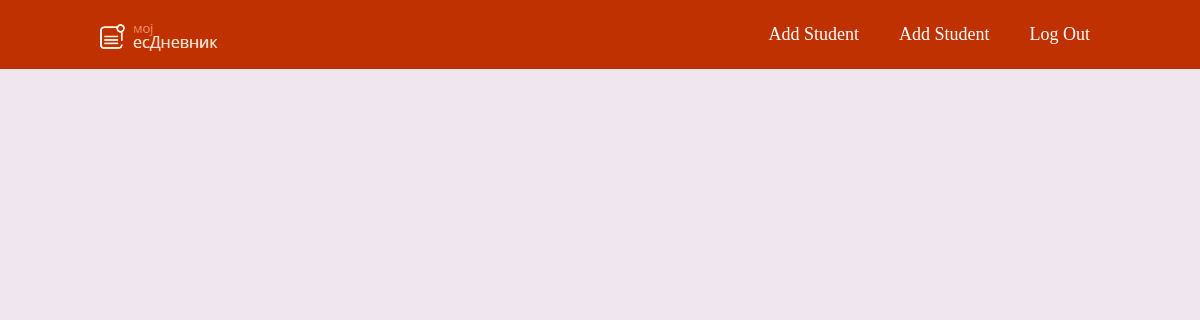
/admin_stranice/show_pages/all_students_grade.php?razredID=2, run on an earlier commit of the app's database.
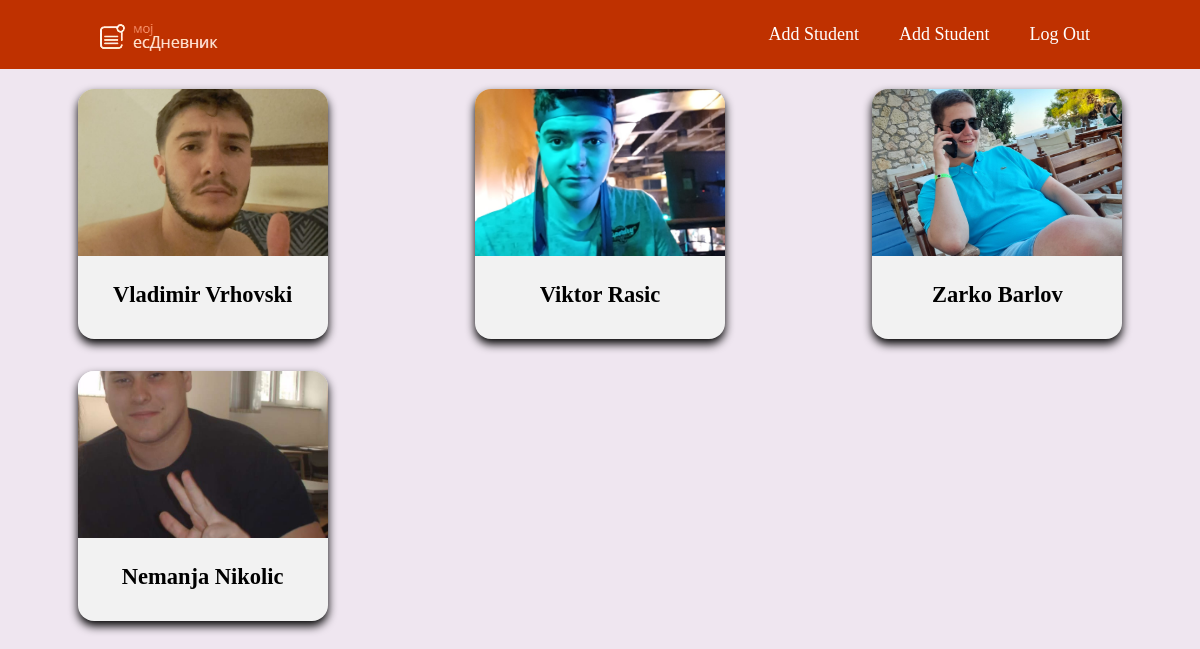
And on a later commit of the database.
### tables this page shows
CREATE TABLE `student` (
  `studentID` int(11) NOT NULL,
  `name` varchar(255) NOT NULL,
  `surname` varchar(255) NOT NULL,
  `date_of_birth` date NOT NULL,
  `adress` varchar(255) NOT NULL,
  `gender` varchar(10) NOT NULL COMMENT 'Moze samo u formatu "Musko" ili "Zensko"',
  `email` varchar(255) NOT NULL,
  `parent_name` varchar(255) NOT NULL,
  `razredID` int(11) DEFAULT NULL,
  `odeljenjeID` int(11) DEFAULT NULL,
  `photo_path` varchar(255) DEFAULT NULL
);

### classes/Student.php (called while the page is built, shortened)
<?php
class Student{
    protected $conn;
    public function __construct(){
        global $conn;
        $this->conn = $conn;
    }
    public function getStudents($razredID, $odeljenjeID = null){
            if($odeljenjeID != null){
                $sql = "SELECT * FROM student WHERE razredID = ? AND odeljenjeID = ?";
                $run = $this->conn->prepare($sql);
                $run->bind_param('ii', $razredID, $odeljenjeID);
                $run->execute();
                $results = $run->get_result();
                $results = $results->fetch_all(MYSQLI_ASSOC);
                return $results;
            }
            else{
                $sql = "SELECT * FROM student WHERE razredID = ?";
                $run = $this->conn->prepare($sql);
                $run->bind_param('i', $razredID);
                $run->execute();
                $results = $run->get_result();
                $results = $results->fetch_all(MYSQLI_ASSOC);
                return $results;
            }
    }
}

### admin_stranice/show_pages/all_students_grade.php (the view, shortened to what this page needs)
<?php
    require_once "../../config/config.php";
    require_once "../../classes/Student.php";
    $razredID = $_GET['razredID'];
    $student = new Student();
    $results = $student->getStudents($razredID);
?>
<!DOCTYPE html>
<html lang="en">
<head>
    <link rel="stylesheet" href="../admin_css/admin_show.css">
</head>
<body>
    <header>
        <nav>
            <div class="navbar-container">
                <a href="../admin_dashboard.php">
                    <div class="logo">
                        <img src="/e-dnevnik/assets/site_images/esdnevnik-logo.png" alt="">
                    </div>
                </a>
                <div class="menu">
                    <a href="../add_pages/add_student.php>" target="_self" rel="noopener noreferrer" class="nav-link">
                        <div class="menu-div">
                                Add student
                        </div>
                    </a>
                    <a href="../add_pages/add_predmet.php>" target="_self" rel="noopener noreferrer" class="nav-link">
                        <div class="menu-div">
                                Add student
                        </div>
                    </a>
                    <a href="/e-dnevnik/sign_out.php" target="_self" rel="noopener noreferrer" class="nav-link">
                        <div class="menu-div">
                            Log Out
                        </div>
                    </a>
                </div>
            </div>
        </nav>
    </header>
    <div class="container">
    <div class="student-card-wrapper">
            <?php
                foreach ($results as $result) :?>
                <a class="student-card-link" href="student_page.php?studentID=<?= $result["studentID"]?>">
					<div class="student-card">
						<div class="student-card-img" style="background-image: url(<?php if($result["photo_path"] == null){
								echo "../.." . "/e-dnevnik/assets/user_images/default_user_image.png";
							} else {
								echo "../../assets/user_images/" . $result["photo_path"];
							}
							?>)" >
						</div>
						<div class="student-card-text">
							<h2><?=$result["name"] . " " . $result["surname"]?></h2>
						</div>
					</div>
				</a>
            <?php endforeach;?>
        </div>
    </div>
</body>
</html>

### admin_stranice/admin_css/admin_show.css (style rules this page uses)
body { background-color: #EFE6F0; margin: 0; }
.container { max-width: 1200px; display: flex; flex-direction: row; justify-content: start; column-gap: 20px; align-items: center; flex-wrap: wrap; padding: 20px; margin: auto !important; }
.student-card-link { text-decoration: none; }
.student-card-wrapper { width: 100%; height: 100%; display: grid; grid-template-columns: 1fr 1fr 1fr; place-items: center; gap: 2rem; margin: auto; }
.student-card { width: 250px; height: 250px; aspect-ratio: 2/3; display: flex; flex-direction: column; gap: 0.5rem; border-radius: 1rem; overflow: hidden; box-shadow: 0 5px 10px black; transition: transform .3s; background-color: #f2f2f2; }
.student-card-img { width: 100%; aspect-ratio: 3/2; background-position: center; background-size: cover; }
.student-card-text { display: flex; flex-direction: column; align-items: center; justify-content: center ; font-size: 15px; gap: 1rem; padding-inline: 1rem; color: black; }
.navbar-container { max-width: 85%; margin: auto; display: flex; flex-direction: row; align-items: stretch; justify-content: space-between; }
header { background-color: #BF3100;; }
.menu { display: flex; flex-direction: row; }
.logo { padding: 10px 0 5px 0; }
.nav-link { display: flex; align-items: center; justify-content: center; text-decoration: none; color: white ; font-size: 18px; font-weight: 500; transition: all .3s ease-in; padding: 0 20px 0 20px; text-transform: capitalize; }

What changed in the data, as far as the page shows it:
added student: photo_path (picture), name "Vladimir", surname "Vrhovski"
added student: photo_path (picture), name "Viktor", surname "Rasic"
added student: photo_path (picture), name "Zarko", surname "Barlov"
added student: photo_path (picture), name "Nemanja", surname "Nikolic"
